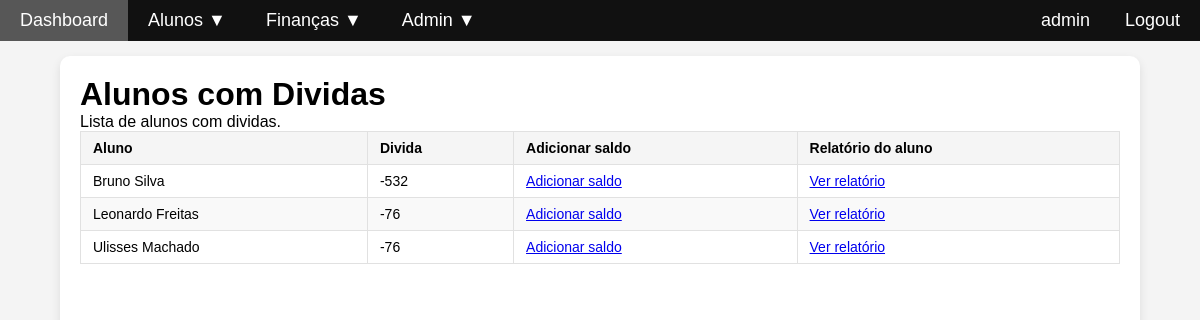
The app's page /financas/dividas (signed in) with its own data.
### data_hub/models.py (models this page shows, shortened)
class Aluno(models.Model):
    class Meta:
        db_table = 'aluno'
    aluno_id = models.AutoField(primary_key=True)
    nome_proprio = models.CharField(max_length=100, default='')
    apelido = models.CharField(max_length=250, default='')
    archive_flag = models.BooleanField(default=False)
    processo = models.CharField(max_length=150, null=True, blank=True)
    data_admissao = models.DateTimeField()
    data_ultima_renovacao = models.DateTimeField(null=True, blank=True)
    data_nascimento = models.DateTimeField()
    documento = models.CharField(max_length=250, default='')
    numero_documento = models.CharField(max_length=100, default='')
    data_validade = models.DateTimeField()
    niss = models.IntegerField(null=True, blank=True)
    nif = models.IntegerField(null=True, blank=True)
    morada = models.CharField(max_length=150, default='')
    codigo_postal = models.CharField(max_length=150, default='')
    concelho = models.CharField(max_length=150, default='')
    fregesia = models.CharField(max_length=150, null=True, blank=True)
    escolaridade_anterior = models.CharField(max_length=150, null=True, blank=True)
    motivo_admissao = models.CharField(max_length=150, null=True, blank=True)
    cuidados_especias = models.ManyToManyField(to='CuidadoEspecial', db_table='aluno_cuidados_especiais', blank=True)
    saldo = models.IntegerField(null=False, blank=True, default=0)

### data_hub/views.py (the view)
# urls.py: path('financas/dividas', views.alunos_dividas, name='alunos_dividas'),
@login_required(login_url=login_url)
def alunos_dividas(request):
    content = {
        'title': 'Alunos com Dividas',
        'description': 'Lista de alunos com dividas.',
        'alunos_dividas': Aluno.objects.filter(saldo__lt=-1) if hasattr(Aluno, 'saldo') else [],
    }
    return render(request, 'financas/alunos_dividas.html', content)

### data_hub/templates/financas/alunos_dividas.html (shortened to what this page needs)
{% extends "navigation.html" %}
{% block content %}
<div class="container mt-4">
    <h1>{{ title }}</h1>
    {% if alunos_dividas %}
        <p>{{ description }}</p>
        <table class="admin-table">
            <thead>
                <tr>
                    <th>Aluno</th>
                    <th>Divida</th>
                    <th>Adicionar saldo</th>
                    <th>Relatório do aluno</th>
                </tr>
            </thead>
            <tbody>
                {% for aluno in alunos_dividas %}
                    <tr>
                        <td>{{ aluno.nome_proprio }} {{ aluno.apelido }}</td>
                        <td>{{ aluno.saldo }}</td>
                        <td> <a href="{% url 'registar_pagamento' aluno.pk %}">Adicionar saldo </a></td>
                        <td><a href="{% url 'gerar_pdf_aluno' aluno.pk %}">Ver relatório</a></td>
                    </tr>
                {% endfor %}
            </tbody>
        </table>
    {% else %}
        <div class="alert alert-success" role="alert">
            Nenhum aluno com dívida encontrada.
        </div>
    {% endif %}
</div>
{% endblock %}

### data_hub/templates/navigation.html (shortened to what this page needs)
{% extends "layout.html" %}
{% block nav %}
<div id="mySidebar" class="sidebar">
    <a href="{% url 'index' %}">Dashboard</a>
    {% if user.is_staff %}
        {% if user.is_superuser or perms.auth.grupo_alunos %}
            <div class="dropdown">
                <span class="dropdown-btn">Alunos ▼</span>
            </div>
        {% endif %}
        {% if user.is_superuser or perms.auth.grupo_financas %}
            <div class="dropdown">
                <span class="dropdown-btn">Finanças ▼</span>
            </div>
        {% endif %}
        {% if user.is_superuser or perms.auth.grupo_admin %}
            <div class="dropdown">
                <span class="dropdown-btn">Admin ▼</span>
            </div>
        {% endif %}
    {% endif %}
    <span style="color: white; margin-left: auto; display: inline-block; vertical-align: middle; font-size: 18px; padding: 10px 15px;">
        {{ user.username }}
    </span>
    <a href="{% url 'logout' %}">Logout</a>
</div>
{% endblock %}

### data_hub/templates/layout.html (style rules this page uses)
* { margin: 0; padding: 0; box-sizing: border-box; }
body { display: flex; flex-direction: column; height: 100vh; background-color: #f4f4f4; font-family: Arial, sans-serif; }

### data_hub/templates/financas/alunos_dividas.html (style rules this page uses)
.admin-table { width: 100%; border-collapse: collapse; background: #fff; font-size: 14px; }
.admin-table th, .admin-table td { border: 1px solid #e1e1e1; padding: 8px 12px; text-align: left; }
.admin-table thead { background: #f5f5f5; }
.admin-table tbody tr:nth-child(even) { background: #f9f9f9; }

### data_hub/templates/navigation.html (style rules this page uses)
.sidebar { height: 100%; width: 0; position: fixed; z-index: 1000; top: 0; left: 0; background-color: #111; transition: 0.5s; padding-top: 60px; }
.sidebar a, .dropdown-btn { padding: 10px 15px; text-decoration: none; font-size: 18px; color: white; display: block; transition: 0.3s; background: none; border: none; width: 100%; text-align: left; cursor: pointer; }
@media screen and (min-width: 768px) { .sidebar { display: flex; position: relative; width: 100%; height: auto; flex-direction: row; background-color: #111; padding-top: 0; } }
@media screen and (min-width: 768px) { .sidebar a, .dropdown-btn { display: inline-block; padding: 10px 20px; width: auto; text-align: center; } }
@media screen and (min-width: 768px) { .dropdown { position: relative; } }

### records on screen
Aluno: nome_proprio "Bruno", apelido "Silva", saldo "-532"
Aluno: nome_proprio "Leonardo", apelido "Freitas", saldo "-76"
Aluno: nome_proprio "Ulisses", apelido "Machado", saldo "-76"

### other values on screen
{{ user.username }} "admin"
{{ title }} "Alunos com Dividas"
{{ description }} "Lista de alunos com dividas."
